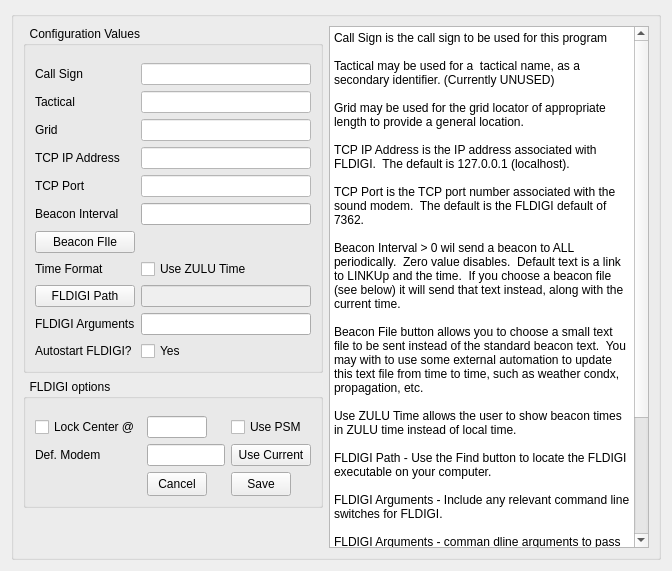
      <widget class="QWidget" name="configTab">
       <attribute name="title">
        <string>Config</string>
       </attribute>
       <layout class="QHBoxLayout" name="horizontalLayout_3">
        <item>
         <widget class="QGroupBox" name="groupBox_3">
          <property name="minimumSize">
           <size>
            <width>650</width>
            <height>0</height>
           </size>
          </property>
          <property name="maximumSize">
           <size>
            <width>16777215</width>
            <height>16777215</height>
           </size>
          </property>
          <property name="styleSheet">
           <string notr="true"/>
          </property>
          <property name="title">
           <string/>
          </property>
          <layout class="QGridLayout" name="gridLayout_6">
           <item row="1" column="0">
            <widget class="QGroupBox" name="groupBox_9">
             <property name="maximumSize">
              <size>
               <width>300</width>
               <height>16777215</height>
              </size>
             </property>
             <property name="styleSheet">
              <string notr="true"/>
             </property>
             <property name="title">
              <string>  FLDIGI options</string>
             </property>
             <layout class="QGridLayout" name="gridLayout_5">
              <property name="topMargin">
               <number>17</number>
              </property>
              <item row="0" column="1">
               <widget class="QLineEdit" name="fldigiCenterLineEdit">
                <property name="minimumSize">
                 <size>
                  <width>60</width>
                  <height>0</height>
                 </size>
                </property>
                <property name="maximumSize">
                 <size>
                  <width>60</width>
                  <height>16777215</height>
                 </size>
                </property>
                <property name="font">
                 <font>
                  <family>Liberation Sans</family>
                 </font>
                </property>
                <property name="text">
                 <string/>
                </property>
               </widget>
              </item>
              <item row="0" column="0">
               <widget class="QCheckBox" name="fldigiLockCheckBox">
                <property name="maximumSize">
                 <size>
                  <width>110</width>
                  <height>16777215</height>
                 </size>
                </property>
                <property name="font">
                 <font>
                  <family>Liberation Sans</family>
                 </font>
                </property>
                <property name="text">
                 <string>Lock Center @</string>
                </property>
               </widget>
              </item>
              <item row="2" column="1">
               <widget class="QLineEdit" name="fldigiDefModemLineEdit">
                <property name="maximumSize">
                 <size>
                  <width>100</width>
                  <height>16777215</height>
                 </size>
                </property>
                <property name="font">
                 <font>
                  <family>Liberation Sans</family>
                 </font>
                </property>
               </widget>
              </item>
              <item row="2" column="2">
               <widget class="QPushButton" name="fldigiUseCurrentModemButton">
                <property name="font">
                 <font>
                  <family>Liberation Sans</family>
                 </font>
                </property>
                <property name="text">
                 <string>Use Current</string>
                </property>
               </widget>
              </item>
              <item row="0" column="2">
               <widget class="QCheckBox" name="fldigiUsePSMCheckBox">
                <property name="maximumSize">
                 <size>
                  <width>75</width>
                  <height>16777215</height>
                 </size>
                </property>
                <property name="font">
                 <font>
                  <family>Liberation Sans</family>
                 </font>
                </property>
                <property name="text">
                 <string>Use PSM</string>
                </property>
               </widget>
              </item>
              <item row="2" column="0">
               <widget class="QLabel" name="label_12">
                <property name="font">
                 <font>
                  <family>Liberation Sans</family>
                 </font>
                </property>
                <property name="text">
                 <string>Def. Modem</string>
                </property>
               </widget>
              </item>
              <item row="3" column="1">
               <widget class="QPushButton" name="cfgCancelButton">
                <property name="minimumSize">
                 <size>
                  <width>60</width>
                  <height>24</height>
                 </size>
                </property>
                <property name="maximumSize">
                 <size>
                  <width>60</width>
                  <height>24</height>
                 </size>
                </property>
                <property name="font">
                 <font>
                  <family>Liberation Sans</family>
                 </font>
                </property>
                <property name="text">
                 <string>Cancel</string>
                </property>
               </widget>
              </item>
              <item row="3" column="2">
               <widget class="QPushButton" name="cfgSaveButton">
                <property name="minimumSize">
                 <size>
                  <width>60</width>
                  <height>24</height>
                 </size>
                </property>
                <property name="maximumSize">
                 <size>
                  <width>60</width>
                  <height>24</height>
                 </size>
                </property>
                <property name="font">
                 <font>
                  <family>Liberation Sans</family>
                 </font>
                </property>
                <property name="text">
                 <string>Save</string>
                </property>
               </widget>
              </item>
             </layout>
            </widget>
           </item>
           <item row="2" column="0">
            <spacer name="verticalSpacer">
             <property name="orientation">
              <enum>Qt::Vertical</enum>
             </property>
             <property name="sizeHint" stdset="0">
              <size>
               <width>20</width>
               <height>40</height>
              </size>
             </property>
            </spacer>
           </item>
           <item row="0" column="1" rowspan="3">
            <widget class="QPlainTextEdit" name="cfgHelpTextArea">
             <property name="undoRedoEnabled">
              <bool>false</bool>
             </property>
             <property name="readOnly">
              <bool>true</bool>
             </property>
             <property name="plainText">
              <string>Call Sign is the call sign to be used for this program

Tactical may be used for a  tactical name, as a secondary identifier. (Currently UNUSED)

Grid may be used for the grid locator of appropriate length to provide a general location.

TCP IP Address is the IP address associated with FLDIGI.  The default is 127.0.0.1 (localhost).

TCP Port is the TCP port number associated with the sound modem.  The default is the FLDIGI default of 7362.

Beacon Interval &gt; 0 wil send a beacon to ALL periodically.  Zero value disables.  Default text is a link to LINKUp and the time.  If you choose a beacon file (see below) it will send that text instead, along with the current time.

Beacon File button allows you to choose a small text file to be sent instead of the standard beacon text.  You may with to use some external automation to update this text file from time to time, such as weather condx, propagation, etc.

Use ZULU Time allows the user to show beacon times in ZULU time instead of local time.

FLDIGI Path - Use the Find button to locate the FLDIGI executable on your computer.

FLDIGI Arguments - Include any relevant command line switches for FLDIGI.

FLDIGI Arguments - comman dline arguments to pass to FLDIGI.  &quot;--wo&quot; is a common argument that displays the waterfall only.

Autostart FLDIGI? - check &quot;Yes&quot; if you wish FLDIGI to be started automatically by LINKUp.

Click the Save button to record your configuration values.

Click the Cancel button to discard any changes.</string>
             </property>
            </widget>
           </item>
           <item row="0" column="0">
            <widget class="QGroupBox" name="groupBox_2">
             <property name="minimumSize">
              <size>
               <width>300</width>
               <height>330</height>
              </size>
             </property>
             <property name="maximumSize">
              <size>
               <width>300</width>
               <height>16777215</height>
              </size>
             </property>
             <property name="styleSheet">
              <string notr="true">
</string>
             </property>
             <property name="title">
              <string>  Configuration Values</string>
             </property>
             <property name="alignment">
              <set>Qt::AlignLeading|Qt::AlignLeft|Qt::AlignTop</set>
             </property>
             <layout class="QGridLayout" name="gridLayout_3">
              <property name="topMargin">
               <number>17</number>
              </property>
              <item row="1" column="0">
               <widget class="QLabel" name="label_2">
                <property name="font">
                 <font>
                  <family>Liberation Sans</family>
                 </font>
                </property>
                <property name="text">
                 <string>Tactical</string>
                </property>
               </widget>
              </item>
              <item row="10" column="0">
               <widget class="QLabel" name="label_10">
                <property name="font">
                 <font>
                  <family>Liberation Sans</family>
                 </font>
                </property>
                <property name="text">
                 <string>Autostart FLDIGI?</string>
                </property>
               </widget>
              </item>
              <item row="9" column="1">
               <widget class="QLineEdit" name="fldigiCmdsLineEdit">
                <property name="font">
                 <font>
                  <family>Liberation Sans</family>
                 </font>
                </property>
               </widget>
              </item>
              <item row="4" column="0">
               <widget class="QLabel" name="label_5">
                <property name="font">
                 <font>
                  <family>Liberation Sans</family>
                 </font>
                </property>
                <property name="text">
                 <string>TCP Port</string>
                </property>
               </widget>
              </item>
              <item row="5" column="1">
               <widget class="QLineEdit" name="beaconIntervalLineEdit">
                <property name="font">
                 <font>
                  <family>Liberation Sans</family>
                 </font>
                </property>
               </widget>
              </item>
              <item row="7" column="1">
               <widget class="QCheckBox" name="useZULUCheckbox">
                <property name="font">
                 <font>
                  <family>Liberation Sans</family>
                 </font>
                </property>
                <property name="text">
                 <string>Use ZULU Time</string>
                </property>
               </widget>
              </item>
              <item row="5" column="0">
               <widget class="QLabel" name="label_6">
                <property name="font">
                 <font>
                  <family>Liberation Sans</family>
                 </font>
                </property>
                <property name="text">
                 <string>Beacon Interval</string>
                </property>
               </widget>
              </item>
              <item row="3" column="0">
               <widget class="QLabel" name="label_4">
                <property name="font">
                 <font>
                  <family>Liberation Sans</family>
                 </font>
                </property>
                <property name="text">
                 <string>TCP IP Address</string>
                </property>
               </widget>
              </item>
              <item row="2" column="1">
               <widget class="QLineEdit" name="CONFGrid">
                <property name="font">
                 <font>
                  <family>Liberation Sans</family>
                 </font>
                </property>
                <property name="styleSheet">
                 <string notr="true">QLineEdit { 
	background-color:white;
}</string>
                </property>
               </widget>
              </item>
              <item row="2" column="0">
               <widget class="QLabel" name="label_3">
                <property name="font">
                 <font>
                  <family>Liberation Sans</family>
                 </font>
                </property>
                <property name="text">
                 <string>Grid</string>
                </property>
               </widget>
              </item>
              <item row="3" column="1">
               <widget class="QLineEdit" name="CONFXMLRPCIP">
                <property name="font">
                 <font>
                  <family>Liberation Sans</family>
                 </font>
                </property>
                <property name="styleSheet">
                 <string notr="true">QLineEdit { 
	background-color:white;
}</string>
                </property>
               </widget>
              </item>
              <item row="10" column="1">
               <widget class="QCheckBox" name="autoStartFLDIGICheckBox">
                <property name="font">
                 <font>
                  <family>Liberation Sans</family>
                 </font>
                </property>
                <property name="text">
                 <string>Yes</string>
                </property>
               </widget>
              </item>
              <item row="0" column="1">
               <widget class="QLineEdit" name="CONFCallSign">
                <property name="font">
                 <font>
                  <family>Liberation Sans</family>
                 </font>
                </property>
                <property name="styleSheet">
                 <string notr="true">QLineEdit { 
	background-color:white;
}</string>
                </property>
               </widget>
              </item>
              <item row="4" column="1">
               <widget class="QLineEdit" name="CONFXMLRPCTCPPort">
                <property name="font">
                 <font>
                  <family>Liberation Sans</family>
                 </font>
                </property>
                <property name="styleSheet">
                 <string notr="true">QLineEdit { 
	background-color:white;
}</string>
                </property>
               </widget>
              </item>
              <item row="8" column="1">
               <widget class="QLineEdit" name="fldigiPathLineEdit">
                <property name="enabled">
                 <bool>false</bool>
                </property>
                <property name="font">
                 <font>
                  <family>Liberation Sans</family>
                 </font>
                </property>
               </widget>
              </item>
              <item row="8" column="0">
               <widget class="QPushButton" name="findFLDIGIButton">
                <property name="maximumSize">
                 <size>
                  <width>16777215</width>
                  <height>16777215</height>
                 </size>
                </property>
                <property name="font">
                 <font>
                  <family>Liberation Sans</family>
                 </font>
                </property>
                <property name="text">
                 <string>FLDIGI Path</string>
                </property>
               </widget>
              </item>
              <item row="6" column="1">
               <widget class="QLabel" name="beaconFileLabel">
                <property name="font">
                 <font>
                  <family>Liberation Sans</family>
                 </font>
                </property>
                <property name="text">
                 <string/>
                </property>
               </widget>
              </item>
              <item row="6" column="0">
               <widget class="QPushButton" name="chooseBeaconFileButton">
                <property name="font">
                 <font>
                  <family>Liberation Sans</family>
                 </font>
                </property>
                <property name="text">
                 <string>Beacon FIle</string>
                </property>
               </widget>
              </item>
              <item row="1" column="1">
               <widget class="QLineEdit" name="CONFName">
                <property name="font">
                 <font>
                  <family>Liberation Sans</family>
                 </font>
                </property>
                <property name="styleSheet">
                 <string notr="true">QLineEdit { 
	background-color:white;
}</string>
                </property>
               </widget>
              </item>
              <item row="7" column="0">
               <widget class="QLabel" name="label_8">
                <property name="font">
                 <font>
                  <family>Liberation Sans</family>
                 </font>
                </property>
                <property name="text">
                 <string>Time Format</string>
                </property>
               </widget>
              </item>
              <item row="0" column="0">
               <widget class="QLabel" name="label">
                <property name="font">
                 <font>
                  <family>Liberation Sans</family>
                 </font>
                </property>
                <property name="text">
                 <string>Call Sign</string>
                </property>
               </widget>
              </item>
              <item row="9" column="0">
               <widget class="QLabel" name="label_11">
                <property name="font">
                 <font>
                  <family>Liberation Sans</family>
                 </font>
                </property>
                <property name="text">
                 <string>FLDIGI Arguments</string>
                </property>
               </widget>
              </item>
             </layout>
            </widget>
           </item>
          </layout>
         </widget>
        </item>
       </layout>
      </widget>
